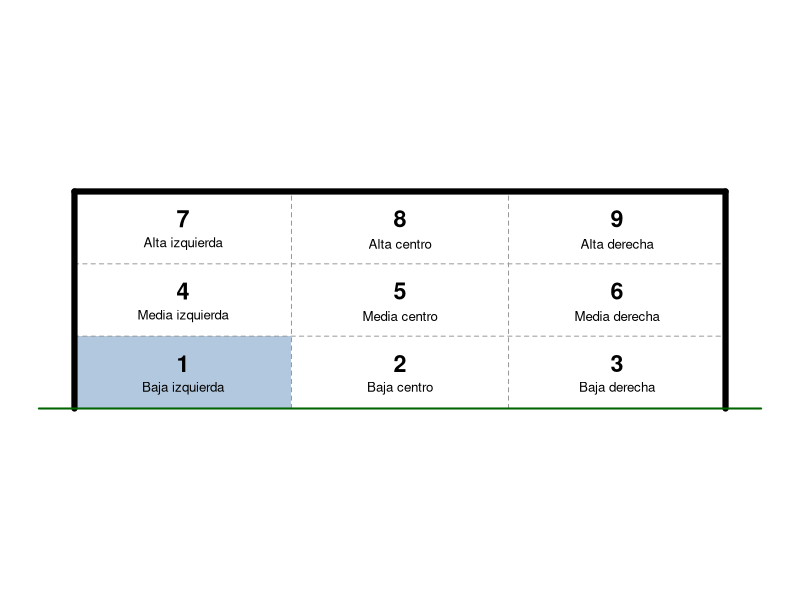
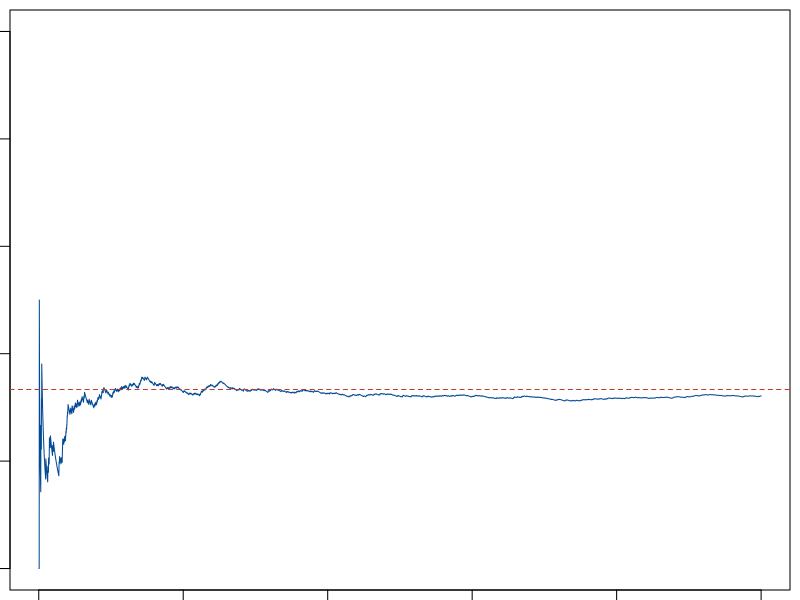
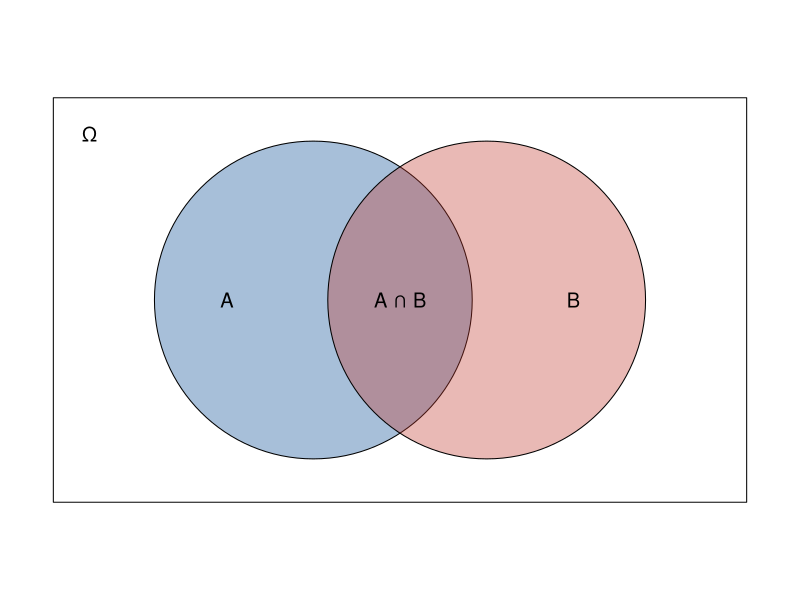

Here is the R script that generated these plots, in order:
## ---- chunk 1
knitr::opts_chunk$set(echo = TRUE, message = FALSE, warning = FALSE, comment = NA, collapse = FALSE)
## ---- chunk 2
dados <- expand.grid(d1 = 1:6, d2 = 1:6)
mean(dados$d1 + dados$d2 < 4)     # P(suma menor que 4)
mean(dados$d1 + dados$d2 == 7)    # P(suma igual a 7)
## ---- chunk 3
par(mar = c(0.5, 0.5, 0.5, 0.5))
plot(0, 0, type = "n", xlim = c(-0.4, 7.72), ylim = c(-0.3, 2.74), axes = FALSE, xlab = "", ylab = "", asp = 1)

# zona 1 resaltada y cuadrícula de 3 x 3
rect(0, 0, 7.32 / 3, 2.44 / 3, col = adjustcolor("#034A94", 0.3), border = NA)
segments(7.32 * (1:2) / 3, 0, 7.32 * (1:2) / 3, 2.44, col = "gray60", lty = 2)
segments(0, 2.44 * (1:2) / 3, 7.32, 2.44 * (1:2) / 3, col = "gray60", lty = 2)

# postes, travesaño y línea de gol (un arco mide 7.32 m por 2.44 m)
segments(c(0, 7.32, 0), c(0, 0, 2.44), c(0, 7.32, 7.32), c(2.44, 2.44, 2.44), lwd = 6)
segments(-0.4, 0, 7.72, 0, lwd = 2, col = "darkgreen")

# número y nombre de cada zona
centro_x <- rep(7.32 * c(1, 3, 5) / 6, times = 3)
centro_y <- rep(2.44 * c(1, 3, 5) / 6, each = 3)
nombres <- paste(rep(c("Baja", "Media", "Alta"), each = 3), rep(c("izquierda", "centro", "derecha"), times = 3))
text(centro_x, centro_y + 0.1, 1:9, font = 2, cex = 1.4)
text(centro_x, centro_y - 0.18, nombres, cex = 0.8)
## ---- chunk 4
set.seed(2026)
prob_real <- c(0.20, 0.05, 0.15, 0.12, 0.03, 0.10, 0.15, 0.05, 0.15)   # zonas 1 a 9
cobros <- sample(1:9, size = 2000, replace = TRUE, prob = prob_real)
round(prop.table(table(cobros)), 3)   # frecuencia relativa de cada zona en 2000 cobros
## ---- chunk 5
set.seed(2026)
lanzamientos <- sample(1:6, size = 5000, replace = TRUE)
frecuencia <- cumsum(lanzamientos == 6) / (1:5000)

plot(frecuencia, type = "l", col = "#034A94", ylim = c(0, 0.5),
     xlab = "Número de lanzamientos", ylab = "Frecuencia relativa de 6")
abline(h = 1/6, col = "#C0392B", lty = 2)
## ---- chunk 6
frecuencia[c(10, 100, 1000, 5000)]   # frecuencia relativa con 10, 100, 1000 y 5000 lanzamientos
## ---- chunk 7
mean(dados$d1 + dados$d2 == 7 | dados$d1 + dados$d2 == 8)   # el símbolo | significa "o"
11 / 36
## ---- chunk 8
par(mar = c(0.5, 0.5, 0.5, 0.5))
plot(0, 0, type = "n", xlim = c(0, 10), ylim = c(0, 6), axes = FALSE, xlab = "", ylab = "", asp = 1)
rect(0.2, 0.2, 9.8, 5.8)
symbols(c(3.8, 6.2), c(3, 3), circles = c(2.2, 2.2), add = TRUE, inches = FALSE,
        bg = c(adjustcolor("#034A94", 0.35), adjustcolor("#C0392B", 0.35)))
text(c(2.6, 7.4, 5, 0.7), c(3, 3, 3, 5.3), c("A", "B", "A ∩ B", "Ω"), cex = 1.2)
## ---- chunk 9
P_A  <- mean(dados$d1 == 6)
P_B  <- mean(dados$d2 == 6)
P_AB <- mean(dados$d1 == 6 & dados$d2 == 6)   # el símbolo & significa "y"
P_A + P_B - P_AB                              # regla de la unión
mean(dados$d1 == 6 | dados$d2 == 6)           # conteo directo
1 - mean(dados$d1 != 6 & dados$d2 != 6)       # regla del complemento
## ---- chunk 10
set.seed(2026)
suma_siete <- replicate(10000, sum(sample(1:6, size = 2, replace = TRUE)) == 7)
mean(suma_siete)   # estimación por simulación
6 / 36             # valor exacto
## ---- chunk 11
monedas <- expand.grid(m1 = c("c", "s"), m2 = c("c", "s"))
mean(monedas$m1 == "c" | monedas$m2 == "c")
## ---- chunk 12
A <- dados$d1 + dados$d2 == 7
B <- dados$d1 %% 2 == 0         # %% es el residuo de la división: un número par tiene residuo 0
mean(A) + mean(B) - mean(A & B)
mean(A | B)
## ---- chunk 13
set.seed(2026)
mean(replicate(100, any(sample(1:6, 2, replace = TRUE) == 6)))
mean(replicate(10000, any(sample(1:6, 2, replace = TRUE) == 6)))
11 / 36
## ---- chunk 14
set.seed(2026)
cumple_repetido <- replicate(10000, any(duplicated(sample(1:365, size = 30, replace = TRUE))))
mean(cumple_repetido)
